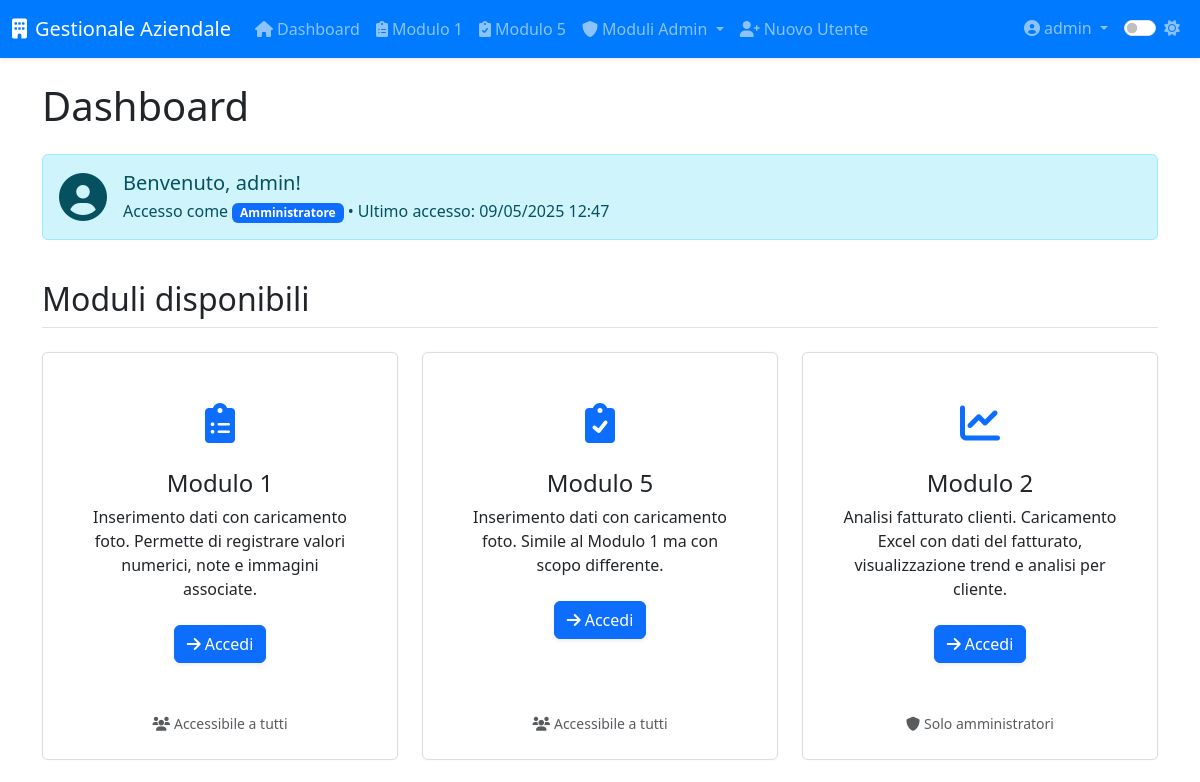
The page /index (signed in, upper part) on the database as committed earlier.
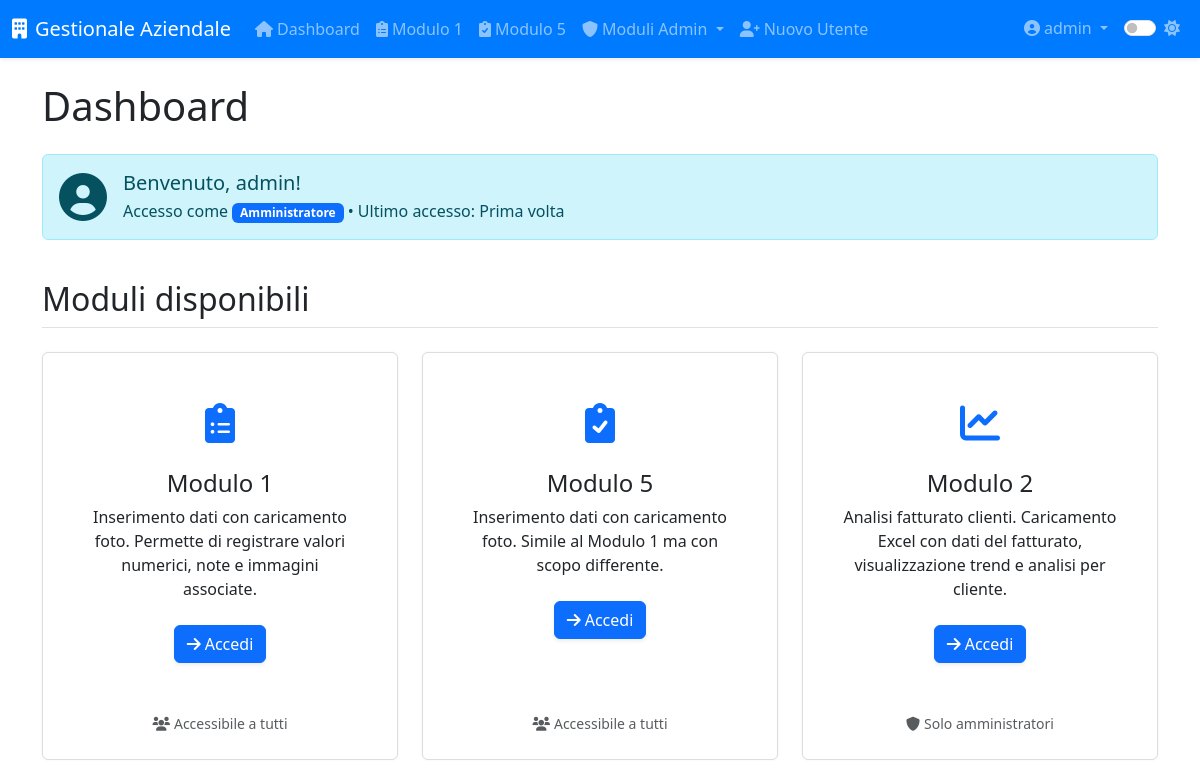
The same page on the database as committed later.
### app/models.py (models this page shows, shortened)
class User(UserMixin, db.Model):
    __tablename__ = 'users'
    id = db.Column(db.Integer, primary_key=True)
    username = db.Column(db.String(64), unique=True, nullable=False, index=True)
    email = db.Column(db.String(120))
    password_hash = db.Column(db.String(128), nullable=False)
    role = db.Column(db.String(20), default='operatore')  # 'operatore' o 'admin'
    created_at = db.Column(db.DateTime, default=datetime.utcnow)
    last_login = db.Column(db.DateTime)
    is_active = db.Column(db.Boolean, default=True)
    modulo1_entries = db.relationship('Modulo1Entry',
                               backref='author',
                               lazy='dynamic',
                               foreign_keys='Modulo1Entry.user_id')
    modulo5_entries = db.relationship('Modulo5Entry',
                               backref='author',
                               lazy='dynamic',
                               foreign_keys='Modulo5Entry.user_id')
    def is_admin(self):
        return self.role == 'admin'

### app/routes/dashboard.py (the view)
@dashboard.route('/')
@dashboard.route('/index')
@login_required
def index():
    stats = {
        'modulo1_count': 0,
        'modulo1_unviewed': 0,
        'modulo5_count': 0,
        'modulo5_unviewed': 0,
        'fatturato_totale': 0,
        'clienti_count': 0,
        'users_count': 0,
        'admin_count': 0,
        'operatori_count': 0
    }
    if current_user.is_admin():
        stats['modulo1_count'] = Modulo1Entry.query.count()
        stats['modulo1_unviewed'] = Modulo1Entry.query.filter_by(viewed=False).count()
        stats['modulo5_count'] = Modulo5Entry.query.count()
        stats['modulo5_unviewed'] = Modulo5Entry.query.filter_by(viewed=False).count()
        stats['fatturato_totale'] = db.session.query(func.sum(Fatturato.importo)).scalar() or 0
        stats['clienti_count'] = Cliente.query.count()
        stats['users_count'] = User.query.count()
        stats['admin_count'] = User.query.filter_by(role='admin').count()
        stats['operatori_count'] = User.query.filter_by(role='operatore').count()
    recent_activities = []  # opzionalmente da implementare
    return render_template('dashboard/index.html', title='Dashboard', stats=stats, recent_activities=recent_activities)

### app/__init__.py (called while the page is built)
def register_jinja_filters(app):
    @app.template_filter('format_date')
    def format_date(value, format='%d/%m/%Y'):
        if value:
            return value.strftime(format)
        return ""
    @app.template_filter('format_currency')
    def format_currency(value):
        if value is not None:
            return f"€ {value:,.2f}".replace(",", "X").replace(".", ",").replace("X", ".")
        return "€ 0,00"
    @app.template_filter('truncate_text')
    def truncate_text(text, length=100):
        """Tronca il testo alla lunghezza specificata"""
        if text and len(text) > length:
            return text[:length] + "..."
        return text if text else ""

### app/models.py (called while the page is built)
@login_manager.user_loader
def load_user(id):
    return User.query.get(int(id))

### app/templates/dashboard/index.html (shortened to what this page needs)
{% extends "base.html" %}
{% block content %}
<div class="row mb-4">
    <div class="col-12">
        <div class="alert alert-info">
            <div class="d-flex align-items-center">
                <div class="me-3">
                    <i class="fas fa-user-circle fa-3x"></i>
                </div>
                <div>
                    <h5 class="mb-1">Benvenuto, {{ current_user.username }}!</h5>
                    <p class="mb-0">
                        Accesso come
                        <span class="badge bg-{{ 'primary' if current_user.is_admin() else 'secondary' }}">
                            {{ 'Amministratore' if current_user.is_admin() else 'Operatore' }}
                        </span>
                        • Ultimo accesso:
                        {% if current_user.last_login %}
                            {{ current_user.last_login | format_date('%d/%m/%Y %H:%M') }}
                        {% else %}
                            Prima volta
                        {% endif %}
                    </p>
                </div>
            </div>
        </div>
    </div>
</div>
<div class="row mb-4">
    <div class="col-12">
        <h2 class="border-bottom pb-2 mb-4">Moduli disponibili</h2>
    </div>
    <div class="col-md-6 col-lg-4 mb-4">
        <div class="card h-100 dashboard-card">
            <div class="card-body text-center">
                <div class="dashboard-icon text-primary">
                    <i class="fas fa-clipboard-list"></i>
                </div>
                <h4 class="card-title">Modulo 1</h4>
                <p class="card-text">Inserimento dati con caricamento foto. Permette di registrare valori numerici, note e immagini associate.</p>
                <a href="{{ url_for('modulo1.index') }}" class="btn btn-primary mt-2">
                    <i class="fas fa-arrow-right me-1"></i>Accedi
                </a>
            </div>
            <div class="card-footer bg-transparent border-top-0 text-muted text-center">
                <small><i class="fas fa-users me-1"></i>Accessibile a tutti</small>
            </div>
        </div>
    </div>
    <div class="col-md-6 col-lg-4 mb-4">
        <div class="card h-100 dashboard-card">
            <div class="card-body text-center">
                <div class="dashboard-icon text-primary">
                    <i class="fas fa-clipboard-check"></i>
                </div>
                <h4 class="card-title">Modulo 5</h4>
                <p class="card-text">Inserimento dati con caricamento foto. Simile al Modulo 1 ma con scopo differente.</p>
                <a href="{{ url_for('modulo5.index') }}" class="btn btn-primary mt-2">
                    <i class="fas fa-arrow-right me-1"></i>Accedi
                </a>
            </div>
            <div class="card-footer bg-transparent border-top-0 text-muted text-center">
                <small><i class="fas fa-users me-1"></i>Accessibile a tutti</small>
            </div>
        </div>
    </div>
    {% if current_user.is_admin() %}
    <div class="col-md-6 col-lg-4 mb-4">
        <div class="card h-100 dashboard-card">
            <div class="card-body text-center">
                <div class="dashboard-icon text-primary">
                    <i class="fas fa-chart-line"></i>
                </div>
                <h4 class="card-title">Modulo 2</h4>
                <p class="card-text">Analisi fatturato clienti. Caricamento Excel con dati del fatturato, visualizzazione trend e analisi per cliente.</p>
                <a href="{{ url_for('modulo2.index') }}" class="btn btn-primary mt-2">
                    <i class="fas fa-arrow-right me-1"></i>Accedi
                </a>
            </div>
            <div class="card-footer bg-transparent border-top-0 text-muted text-center">
                <small><i class="fas fa-shield-alt me-1"></i>Solo amministratori</small>
            </div>
        </div>
    </div>
    {% endif %}
</div>
{% endblock %}

### app/templates/base.html (shortened to what this page needs)
<!DOCTYPE html>
<html lang="it">
<head>
    <link href="https://cdn.jsdelivr.net/npm/bootstrap@5.3.0-alpha1/dist/css/bootstrap.min.css" rel="stylesheet">
    <link rel="stylesheet" href="https://cdnjs.cloudflare.com/ajax/libs/font-awesome/6.0.0/css/all.min.css">
    <link id="theme-style" rel="stylesheet" href="{{ url_for('static', filename='css/theme-' + theme + '.css') }}">
    <link rel="stylesheet" href="{{ url_for('static', filename='css/style.css') }}">
    <link rel="stylesheet" href="{{ url_for('static', filename='css/modulo8.css') }}">
</head>
<body>
    <header class="navbar navbar-expand-lg navbar-dark bg-primary sticky-top shadow-sm">
        <div class="container-fluid">
            <a class="navbar-brand" href="{{ url_for('dashboard.index') }}">
                <i class="fas fa-building me-2"></i>{{ app_name }}
            </a>
            <div class="collapse navbar-collapse" id="navbarMain">
                {% if current_user.is_authenticated %}
                <ul class="navbar-nav me-auto">
                    <li class="nav-item">
                        <a class="nav-link" href="{{ url_for('dashboard.index') }}">
                            <i class="fas fa-home me-1"></i>Dashboard
                        </a>
                    </li>
                    <li class="nav-item">
                        <a class="nav-link" href="{{ url_for('modulo1.index') }}">
                            <i class="fas fa-clipboard-list me-1"></i>Modulo 1
                        </a>
                    </li>
                    <li class="nav-item">
                        <a class="nav-link" href="{{ url_for('modulo5.index') }}">
                            <i class="fas fa-clipboard-check me-1"></i>Modulo 5
                        </a>
                    </li>
                    {% if current_user.is_admin() %}
                    <li class="nav-item dropdown">
                        <a class="nav-link dropdown-toggle" href="#" id="adminModulesDropdown" data-bs-toggle="dropdown">
                            <i class="fas fa-shield-alt me-1"></i>Moduli Admin
                        </a>
                    </li>
                    <li class="nav-item">
                        <a class="nav-link" href="{{ url_for('auth.register') }}">
                            <i class="fas fa-user-plus me-1"></i>Nuovo Utente
                        </a>
                    </li>
                    {% endif %}
                </ul>
                <ul class="navbar-nav ms-auto">
                    <li class="nav-item dropdown">
                        <a class="nav-link dropdown-toggle" href="#" id="userDropdown" data-bs-toggle="dropdown">
                            <i class="fas fa-user-circle me-1"></i>{{ current_user.username }}
                        </a>
                    </li>
                    <li class="nav-item">
                        <div class="nav-link">
                            <div class="form-check form-switch">
                                <input class="form-check-input" type="checkbox" id="darkModeToggle" {% if theme == 'dark' %}checked{% endif %}>
                                <label class="form-check-label" for="darkModeToggle">
                                    <i id="theme-icon" class="fas {% if theme == 'dark' %}fa-moon{% else %}fa-sun{% endif %}"></i>
                                </label>
                            </div>
                        </div>
                    </li>
                </ul>
                {% endif %}
            </div>
        </div>
    </header>
    <main class="container py-4">
        <div class="page-header mb-4">
            <h1>{% block page_title %}{{ title }}{% endblock %}</h1>
        </div>
        {% block content %}{% endblock %}
    </main>
</body>
</html>

Rows that differ between the two databases and show on the page:
changed User "admin": last_login "09/05/2025 12:47" → (not shown)
Other text that changed with them:
text now shown: "Prima volta"
